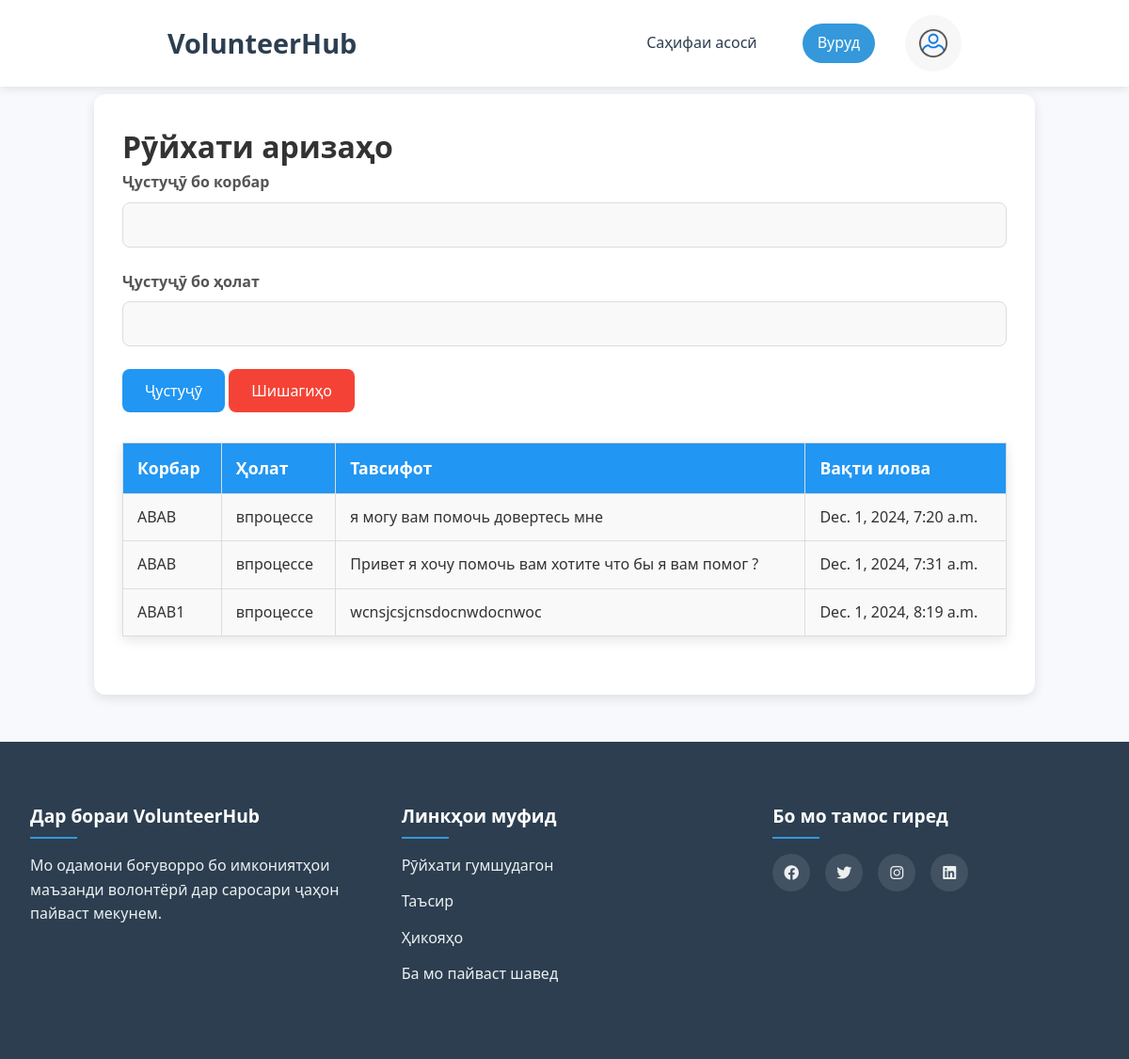
Page /applications/ on the earlier database version.
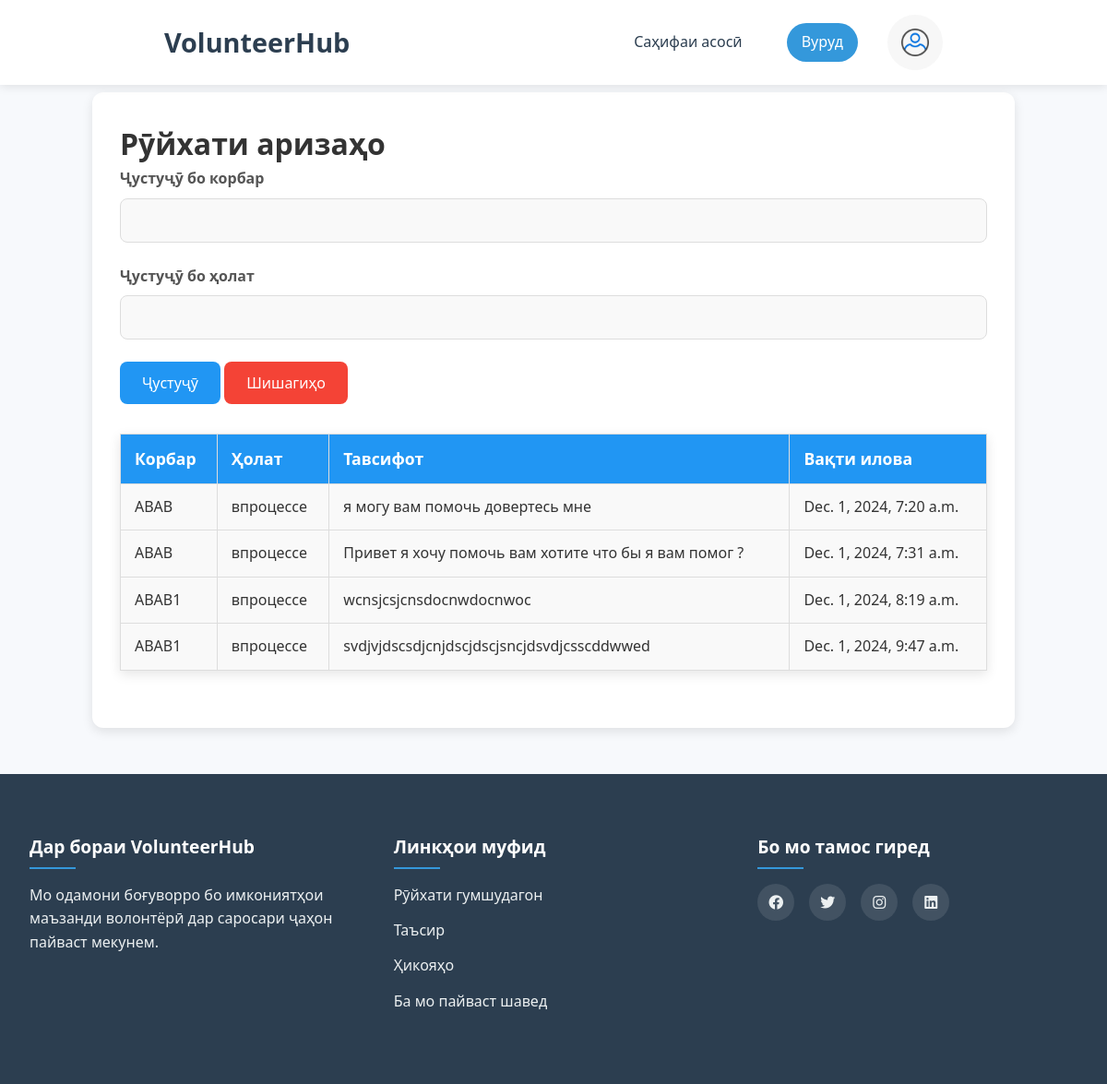
Same page on the later database version.
### volunteer/models.py (models this page shows, shortened)
class Application(models.Model):
    CHOICE_STATUSHELP=(
        ("активно", "Активно"),
        ("завершино", "Завершино"),
        ("впроцессе", "Впроцессе"),
    )
    user = models.ForeignKey(CustomUser, on_delete=models.CASCADE)
    applay= models.ForeignKey(ApplyHelp, on_delete=models.CASCADE)
    description = models.TextField()
    add_time = models.DateTimeField(auto_now=True)
    status = models.CharField(max_length=50, choices=CHOICE_STATUSHELP)
    is_active = models.BooleanField(default=True)

class CustomUser(AbstractUser):
    CHOICE_GENDER=(
        ("женщина", "Женщина"),
        ("мужчина", "Мужчина"),
    )
    CHOICE_STATUS=(
        ("валантер", "Валантер"),
        ("Нуждающийся", "Нуждающийся"),
    )
    image = models.ImageField(upload_to="static/images", null=True, blank=True)
    age = models.IntegerField(null=True)
    phone_number = models.CharField(max_length=13,null=True)
    gender = models.CharField(max_length=50, choices=CHOICE_GENDER,null=True)
    status = models.CharField(max_length=50, choices=CHOICE_STATUS,null=True)
    latitude = models.FloatField(null=True)
    longitude = models.FloatField(null=True)

### volunteer/views.py (the view)
# urls.py: path('applications/', ApplicationListView.as_view(), name='application_list'),
class ApplicationListView(ListView):
    model = Application
    template_name = 'application_list.html'
    context_object_name = 'applications'
    paginate_by = 10  # Optional: Enables pagination with 10 items per page
    def get_queryset(self):
        queryset = super().get_queryset()
        user_query = self.request.GET.get('user', '').strip()
        status_query = self.request.GET.get('status', '').strip()
        if user_query:
            queryset = queryset.filter(user__username__icontains=user_query)
        if status_query:
            queryset = queryset.filter(status__icontains=status_query)
        return queryset
    def get_context_data(self, **kwargs):
        context = super().get_context_data(**kwargs)
        context['search_user'] = self.request.GET.get('user', '')
        context['search_status'] = self.request.GET.get('status', '')
        return context

### templates/application_list.html (shortened to what this page needs)
{% extends "base.html" %}
{% load static %}
{% block content %}
<!DOCTYPE html>
<html lang="tg">
<head>
</head>
<body>
    <div class="container">
        <h1>Рӯйхати аризаҳо</h1>
        <form method="get" style="margin-bottom: 2rem;">
            <div class="form-group">
                <label for="user">Ҷустуҷӯ бо корбар</label>
                <input type="text" id="user" name="user" value="{{ search_user }}">
            </div>
            <div class="form-group">
                <label for="status">Ҷустуҷӯ бо ҳолат</label>
                <input type="text" id="status" name="status" value="{{ search_status }}">
            </div>
            <button type="submit" class="btn">Ҷустуҷӯ</button>
            <a href="{% url 'application_list' %}" class="btn" style="background-color: #f44336;">Шишагиҳо</a>
        </form>
        <table>
            <thead>
                <tr>
                    <th>Корбар</th>
                    <th>Ҳолат</th>
                    <th>Тавсифот</th>
                    <th>Вақти илова</th>
                </tr>
            </thead>
            <tbody>
                {% for application in applications %}
                    <tr>
                        <td>{{ application.user.username }}</td>
                        <td>{{ application.status }}</td>
                        <td>{{ application.description }}</td>
                        <td>{{ application.add_time }}</td>
                    </tr>
                {% empty %}
                    <tr>
                        <td colspan="4" style="text-align: center; color: #888;">Аризаҳо ёфта нашуданд.</td>
                    </tr>
                {% endfor %}
            </tbody>
        </table>
    </div>
</body>
</html>
{% endblock content %}

Differences in the rows shown:
added Application: user.username "ABAB1", status "впроцессе", description "svdjvjdscsdjcnjdscjdscjsncjdsvdjcsscddwwed", add_time "Dec. 1, 2024, 9:47 a.m."
